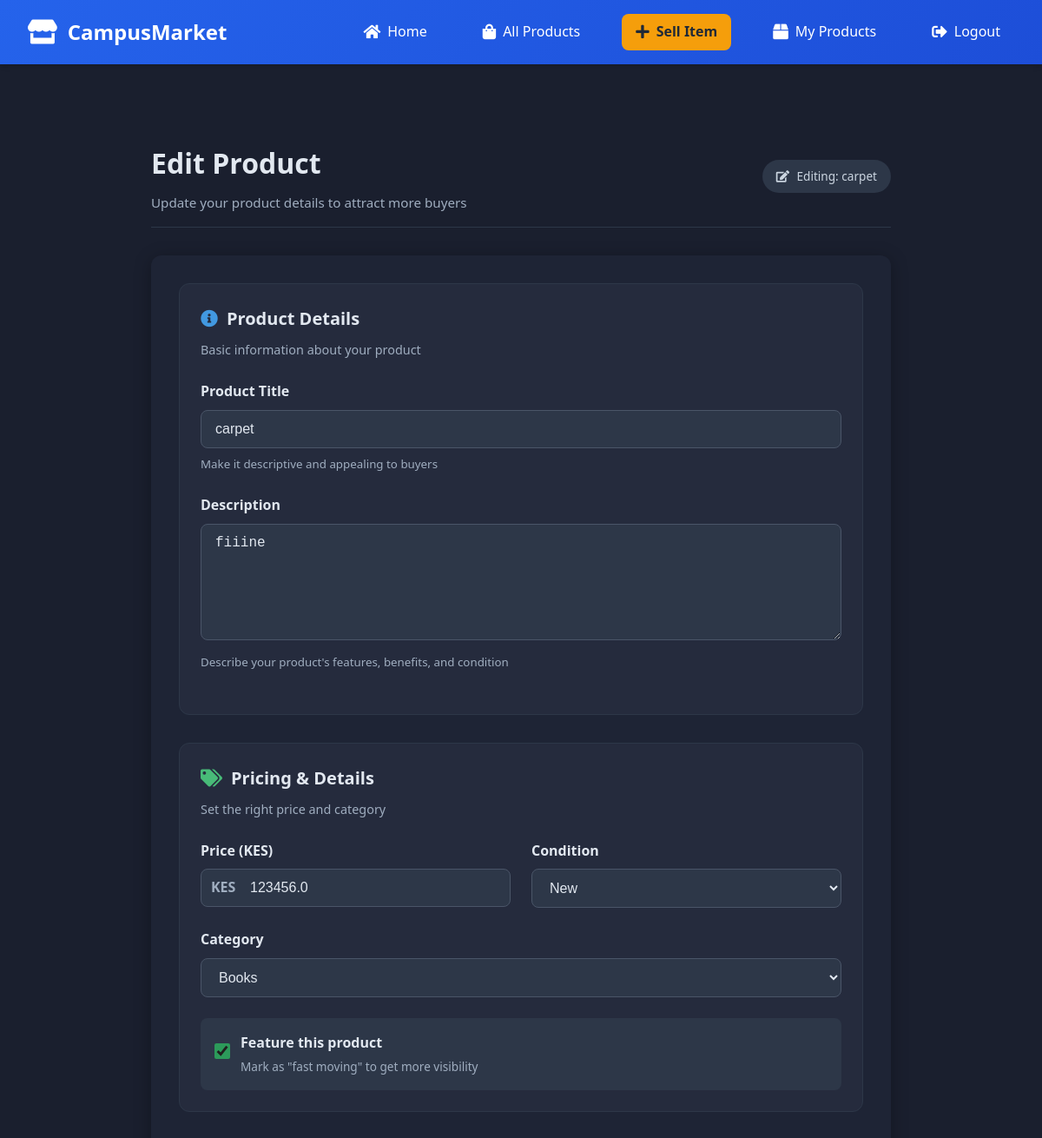
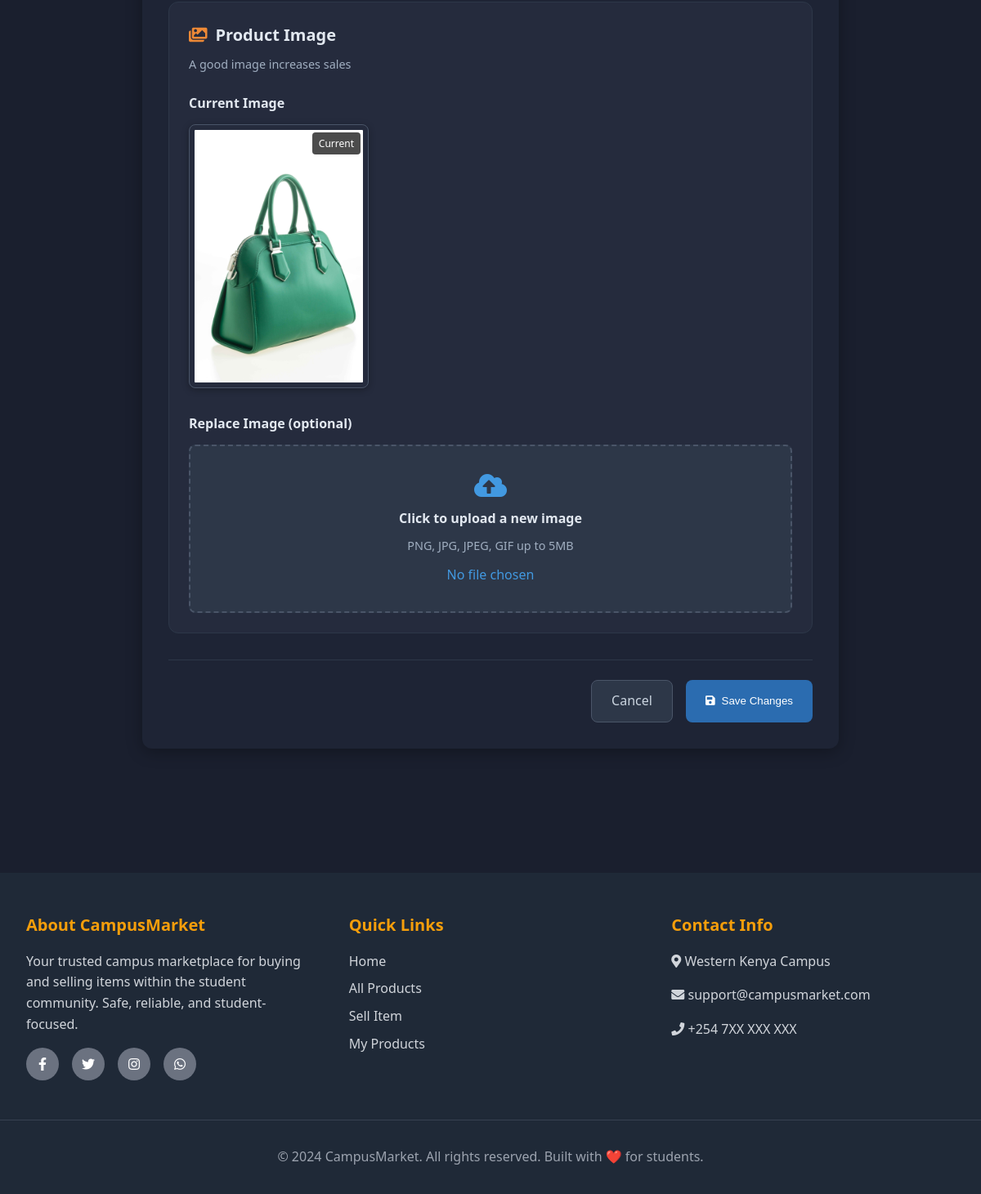
The app's page /edit/2 (signed in) with its own data (2 pictures, top to bottom).
### app/models.py (models this page shows, shortened)
class Product(db.Model):
    __tablename__ = 'products'
    id = db.Column(db.Integer, primary_key=True)
    title = db.Column(db.String(100), nullable=False)  # Changed from 'name' to 'title'
    description = db.Column(db.Text)
    price = db.Column(db.Float, nullable=False)
    image = db.Column(db.String(200))  # Changed from 'image_url' to 'image'
    condition = db.Column(db.String(20))  # Added condition field
    contact_info = db.Column(db.Text)  # Added contact_info field
    is_fast_moving = db.Column(db.Boolean, default=False)
    is_active = db.Column(db.Boolean, default=True)  # Added for payment control
    is_sold = db.Column(db.Boolean, default=False)
    category_id = db.Column(db.Integer, db.ForeignKey('categories.id'), nullable=False)
    seller_id = db.Column(db.Integer, db.ForeignKey('users.id'), nullable=False)
    created_at = db.Column(db.DateTime, default=datetime.utcnow)
    updated_at = db.Column(db.DateTime, default=datetime.utcnow, onupdate=datetime.utcnow)
    payments = db.relationship(
        'Payment',
        backref='product',
        lazy=True,
        cascade="all, delete-orphan"
    )

class Category(db.Model):
    __tablename__ = 'categories'
    id = db.Column(db.Integer, primary_key=True)
    name = db.Column(db.String(100), nullable=False)
    description = db.Column(db.Text)
    products = db.relationship('Product', backref='category', lazy=True)

### app/products/routes.py (the view, shortened to what this page needs)
@products_bp.route('/edit/<int:product_id>', methods=['GET', 'POST'])
@login_required
def edit_product(product_id):
    product = Product.query.get_or_404(product_id)
    if product.seller_id != current_user.id:
        flash('You can only edit your own products!', 'error')
        return redirect(url_for('products.my_products_list'))
    categories = Category.query.all()
    return render_template('products/edit.html', product=product, categories=categories)

### app/models.py (called while the page is built)
@login_manager.user_loader
def load_user(user_id):
    return User.query.get(int(user_id))

### app/templates/products/edit.html (shortened to what this page needs)
{% extends "base.html" %}
{% block content %}
<div class="container" style="max-width: 900px; margin: 2rem auto; padding: 1.5rem;">
    <div class="header-section" style="display: flex; justify-content: space-between; align-items: center; margin-bottom: 2rem; padding-bottom: 1rem; border-bottom: 1px solid #2d3748;">
        <div>
            <h1 style="margin: 0; color: #e2e8f0; font-weight: 600;">Edit Product</h1>
            <p style="margin: 0.5rem 0 0 0; color: #a0aec0; font-size: 0.95rem;">Update your product details to attract more buyers</p>
        </div>
        <div class="product-status" style="background: #2d3748; padding: 0.5rem 1rem; border-radius: 20px; font-size: 0.85rem; color: #cbd5e0;">
            <i class="fas fa-edit" style="margin-right: 5px;"></i> Editing: {{ product.title[:20] }}{% if product.title|length > 20 %}...{% endif %}
        </div>
    </div>
    <div class="form-container" style="background: #1e2435; border-radius: 12px; box-shadow: 0 4px 20px rgba(0,0,0,0.3); padding: 2rem;">
        <form action="{{ url_for('products.edit_product', product_id=product.id) }}" method="post" enctype="multipart/form-data">
            <div class="form-card" style="background: #252b3d; border-radius: 12px; padding: 1.5rem; margin-bottom: 2rem; border: 1px solid #2d3748;">
                <div class="card-header" style="margin-bottom: 1.5rem;">
                    <h2 style="margin: 0; color: #e2e8f0; font-size: 1.25rem; display: flex; align-items: center;">
                        <i class="fas fa-info-circle" style="margin-right: 10px; color: #4299e1;"></i>
                        Product Details
                    </h2>
                    <p style="margin: 0.5rem 0 0 0; color: #a0aec0; font-size: 0.9rem;">Basic information about your product</p>
                </div>
                <div class="form-group" style="margin-bottom: 1.5rem;">
                    <label for="title" style="display: block; margin-bottom: 0.5rem; font-weight: 600; color: #e2e8f0;">Product Title</label>
                    <input required type="text" id="title" name="title" class="form-control"
                           value="{{ product.title }}"
                           style="width: 100%; padding: 0.75rem 1rem; border: 1px solid #4a5568; border-radius: 8px; font-size: 1rem; transition: all 0.3s; background: #2d3748; color: #e2e8f0;"
                           onfocus="this.style.borderColor='#4299e1'; this.style.boxShadow='0 0 0 3px rgba(66, 153, 225, 0.2)';"
                           onblur="this.style.borderColor='#4a5568'; this.style.boxShadow='none';">
                    <small class="form-text" style="display: block; margin-top: 0.5rem; color: #a0aec0;">Make it descriptive and appealing to buyers</small>
                </div>
                <div class="form-group" style="margin-bottom: 1.5rem;">
                    <label for="description" style="display: block; margin-bottom: 0.5rem; font-weight: 600; color: #e2e8f0;">Description</label>
                    <textarea required id="description" name="description" class="form-control" rows="6"
                              style="width: 100%; padding: 0.75rem 1rem; border: 1px solid #4a5568; border-radius: 8px; font-size: 1rem; transition: all 0.3s; resize: vertical; min-height: 120px; background: #2d3748; color: #e2e8f0;"
                              onfocus="this.style.borderColor='#4299e1'; this.style.boxShadow='0 0 0 3px rgba(66, 153, 225, 0.2)';"
                              onblur="this.style.borderColor='#4a5568'; this.style.boxShadow='none';">{{ product.description }}</textarea>
                    <small class="form-text" style="display: block; margin-top: 0.5rem; color: #a0aec0;">Describe your product's features, benefits, and condition</small>
                </div>
            </div>
            <div class="form-card" style="background: #252b3d; border-radius: 12px; padding: 1.5rem; margin-bottom: 2rem; border: 1px solid #2d3748;">
                <div class="card-header" style="margin-bottom: 1.5rem;">
                    <h2 style="margin: 0; color: #e2e8f0; font-size: 1.25rem; display: flex; align-items: center;">
                        <i class="fas fa-tags" style="margin-right: 10px; color: #48bb78;"></i>
                        Pricing & Details
                    </h2>
                    <p style="margin: 0.5rem 0 0 0; color: #a0aec0; font-size: 0.9rem;">Set the right price and category</p>
                </div>
                <div class="form-row" style="display: flex; gap: 1.5rem; margin-bottom: 1.5rem;">
                    <div class="form-group" style="flex: 1;">
                        <label for="price" style="display: block; margin-bottom: 0.5rem; font-weight: 600; color: #e2e8f0;">Price (KES)</label>
                        <div style="position: relative;">
                            <span style="position: absolute; left: 12px; top: 50%; transform: translateY(-50%); color: #a0aec0; font-weight: 600;">KES</span>
                            <input required type="number" step="0.01" id="price" name="price" class="form-control" value="{{ product.price }}"
                                   style="width: 100%; padding: 0.75rem 1rem 0.75rem 3.5rem; border: 1px solid #4a5568; border-radius: 8px; font-size: 1rem; transition: all 0.3s; background: #2d3748; color: #e2e8f0;"
                                   onfocus="this.style.borderColor='#4299e1'; this.style.boxShadow='0 0 0 3px rgba(66, 153, 225, 0.2)';"
                                   onblur="this.style.borderColor='#4a5568'; this.style.boxShadow='none';">
                        </div>
                    </div>
                    <div class="form-group" style="flex: 1;">
                        <label for="condition" style="display: block; margin-bottom: 0.5rem; font-weight: 600; color: #e2e8f0;">Condition</label>
                        <select id="condition" name="condition" class="form-control"
                                style="width: 100%; padding: 0.75rem 1rem; border: 1px solid #4a5568; border-radius: 8px; font-size: 1rem; transition: all 0.3s; background: #2d3748; color: #e2e8f0;"
                                onfocus="this.style.borderColor='#4299e1'; this.style.boxShadow='0 0 0 3px rgba(66, 153, 225, 0.2)';"
                                onblur="this.style.borderColor='#4a5568'; this.style.boxShadow='none';">
                            <option value="new" {% if product.condition == 'new' %}selected{% endif %}>New</option>
                        </select>
                    </div>
                </div>
                <div class="form-group" style="margin-bottom: 1.5rem;">
                    <label for="category_id" style="display: block; margin-bottom: 0.5rem; font-weight: 600; color: #e2e8f0;">Category</label>
                    <select id="category_id" name="category_id" class="form-control" required
                            style="width: 100%; padding: 0.75rem 1rem; border: 1px solid #4a5568; border-radius: 8px; font-size: 1rem; transition: all 0.3s; background: #2d3748; color: #e2e8f0;"
                            onfocus="this.style.borderColor='#4299e1'; this.style.boxShadow='0 0 0 3px rgba(66, 153, 225, 0.2)';"
                            onblur="this.style.borderColor='#4a5568'; this.style.boxShadow='none';">
                        {% for c in categories %}
                            <option value="{{ c.id }}" {% if product.category_id == c.id %}selected{% endif %}>{{ c.name }}</option>
                        {% endfor %}
                    </select>
                </div>
                <div class="form-group" style="display: flex; align-items: center; padding: 1rem; background: #2d3748; border-radius: 8px;">
                    <div style="display: flex; align-items: center; gap: 0.75rem;">
                        <div style="position: relative;">
                            <input type="checkbox" id="is_fast_moving" name="is_fast_moving" value="1" {% if product.is_fast_moving %}checked{% endif %}
                                   style="width: 18px; height: 18px; accent-color: #48bb78;">
                        </div>
                        <div>
                            <label for="is_fast_moving" style="font-weight: 600; color: #e2e8f0; margin: 0; cursor: pointer;">Feature this product</label>
                            <p style="margin: 0.25rem 0 0 0; color: #a0aec0; font-size: 0.85rem;">Mark as "fast moving" to get more visibility</p>
                        </div>
                    </div>
                </div>
            </div>
            <div class="form-card" style="background: #252b3d; border-radius: 12px; padding: 1.5rem; margin-bottom: 2rem; border: 1px solid #2d3748;">
                <div class="card-header" style="margin-bottom: 1.5rem;">
                    <h2 style="margin: 0; color: #e2e8f0; font-size: 1.25rem; display: flex; align-items: center;">
                        <i class="fas fa-images" style="margin-right: 10px; color: #ed8936;"></i>
                        Product Image
                    </h2>
                    <p style="margin: 0.5rem 0 0 0; color: #a0aec0; font-size: 0.9rem;">A good image increases sales</p>
                </div>
                <div class="form-group" style="margin-bottom: 1.5rem;">
                    <label style="display: block; margin-bottom: 0.75rem; font-weight: 600; color: #e2e8f0;">Current Image</label>
                    {% if product.image %}
                        <div style="display: inline-block; position: relative;">
                            <img src="{{ url_for('static', filename='uploads/product_images/' + product.image) }}"
                                 alt="Current product image"
                                 style="max-width: 220px; display: block; border-radius: 8px; border: 1px solid #4a5568; padding: 6px; box-shadow: 0 2px 8px rgba(0,0,0,0.3);">
                            <div style="position: absolute; top: 10px; right: 10px; background: rgba(0,0,0,0.7); color: white; padding: 4px 8px; border-radius: 4px; font-size: 0.75rem;">
                                Current
                            </div>
                        </div>
                    {% else %}
                        <div style="padding: 2rem; text-align: center; background: #2d3748; border-radius: 8px; border: 1px dashed #4a5568;">
                            <i class="fas fa-image" style="font-size: 2rem; color: #718096; margin-bottom: 0.5rem;"></i>
                            <p style="margin: 0; color: #a0aec0;">No image uploaded</p>
                        </div>
                    {% endif %}
                </div>
                <div class="form-group">
                    <label for="image" style="display: block; margin-bottom: 0.75rem; font-weight: 600; color: #e2e8f0;">Replace Image (optional)</label>
                    <div class="file-upload-area"
                         style="border: 2px dashed #4a5568; border-radius: 8px; padding: 2rem; text-align: center; transition: all 0.3s; cursor: pointer; background: #2d3748;"
                         onmouseover="this.style.borderColor='#4299e1'; this.style.backgroundColor='#2a4365';"
                         onmouseout="this.style.borderColor='#4a5568'; this.style.backgroundColor='#2d3748';"
                         onclick="document.getElementById('image').click();">
                        <i class="fas fa-cloud-upload-alt" style="font-size: 2rem; color: #4299e1; margin-bottom: 0.75rem;"></i>
                        <p style="margin: 0 0 0.5rem 0; font-weight: 600; color: #e2e8f0;">Click to upload a new image</p>
                        <p style="margin: 0; color: #a0aec0; font-size: 0.9rem;">PNG, JPG, JPEG, GIF up to 5MB</p>
                        <p id="file-name" style="margin: 0.75rem 0 0 0; color: #4299e1; font-weight: 500;">No file chosen</p>
                    </div>
                </div>
            </div>
            <div style="display: flex; gap: 1rem; justify-content: flex-end; margin-top: 2rem; padding-top: 1.5rem; border-top: 1px solid #2d3748;">
                <a href="{{ url_for('products.my_products_list') }}" class="btn btn-secondary"
                   style="padding: 0.75rem 1.5rem; border: 1px solid #4a5568; border-radius: 8px; background: #2d3748; color: #cbd5e0; font-weight: 500; text-decoration: none; transition: all 0.3s;"
                   onmouseover="this.style.backgroundColor='#4a5568'; this.style.borderColor='#718096';"
                   onmouseout="this.style.backgroundColor='#2d3748'; this.style.borderColor='#4a5568';">
                    Cancel
                </a>
                <button type="submit" class="btn btn-primary"
                        style="padding: 0.75rem 1.5rem; border: none; border-radius: 8px; background: #2b6cb0; color: white; font-weight: 500; cursor: pointer; transition: all 0.3s; display: flex; align-items: center; gap: 0.5rem;"
                        onmouseover="this.style.backgroundColor='#2c5282'; this.style.transform='translateY(-2px)';"
                        onmouseout="this.style.backgroundColor='#2b6cb0'; this.style.transform='translateY(0)';">
                    <i class="fas fa-save"></i>
                    Save Changes
                </button>
            </div>
        </form>
    </div>
</div>
<link rel="stylesheet" href="https://cdnjs.cloudflare.com/ajax/libs/font-awesome/5.15.4/css/all.min.css">
{% endblock %}

### app/templates/base.html (style rules this page uses)
:root { --primary: #2563eb; --primary-dark: #1d4ed8; --secondary: #f59e0b; --dark: #1f2937; --light: #f8fafc; --gray: #6b7280; --gray-light: #e5e7eb; --success: #10b981; --error: #ef4444; --shadow: 0 4px 6px -1px rgba(0, 0, 0, 0.1), 0 2px 4px -1px rgba(0, 0, 0, 0.06); --radius: 8px; }
* { margin: 0; padding: 0; box-sizing: border-box; }
body { font-family: 'Inter', sans-serif; background-color: #f8fafc; color: #374151; line-height: 1.6; }
.container { max-width: 1200px; margin: 0 auto; padding: 2rem; min-height: calc(100vh - 140px); }

### app/templates/products/edit.html (style rules this page uses)
body { font-family: 'Segoe UI', Tahoma, Geneva, Verdana, sans-serif; background-color: #1a1f2e; color: #cbd5e0; margin: 0; padding: 0; }
.container { background: #1a1f2e; min-height: 100vh; }
select.form-control { background: #2d3748; color: #e2e8f0; }
select.form-control option { background: #2d3748; color: #e2e8f0; }
input[type="checkbox"] { filter: brightness(0.8) contrast(1.2); }

### records on screen
Product: title "carpet", description "fiiine", price "123456.0", category_id "Books", is_fast_moving "☑", image (picture)
